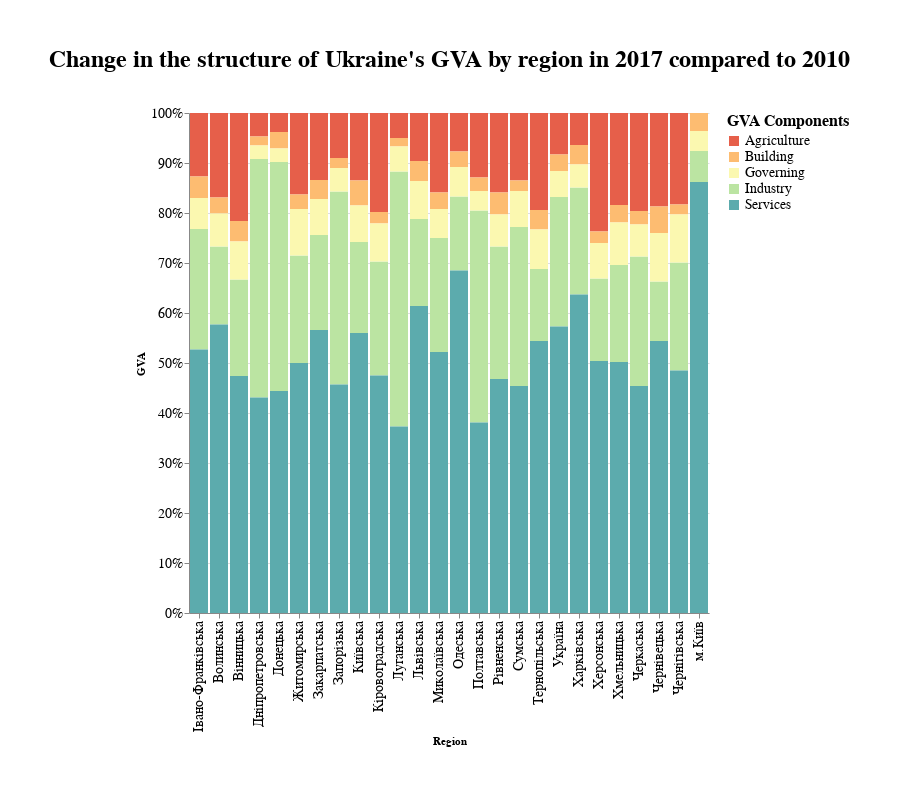

Notebook cell for this chart:
### Code cell
chart = alt.Chart(
    df,
).transform_fold(
    ['Agriculture', 'Industry', 'Building', 'Services', 'Governing'],
).mark_bar().encode(
    x = alt.X(
        field = 'Region',
        type = 'nominal',
        axis=alt.Axis(
            labelFontSize=14,
        )
    ),
    y = alt.Y(
        field='value',
        type='quantitative',
        stack = 'normalize',
        title='GVA',
        axis=alt.Axis(
            labelExpr="datum.value * 100 + '%'",
            labelFontSize=14,
        )
    ),
    color = alt.Color(
        field = 'key',
        type = 'nominal',
        title='GVA Components',
        scale=alt.Scale(
            scheme='spectral'
        )
    ),
    tooltip = alt.Tooltip(
        field = 'value', 
        type = 'quantitative',
    ),
).add_selection(
    select_year,
).transform_filter(
    select_year,
).properties(
    height=500,
    padding=48,
    title='Change in the structure of Ukraine\'s GVA by region in 2017 compared to 2010'
).configure_title(
    fontSize=24,
    dy=-30,
).configure_legend(
    labelFontSize=14,
    titleFontSize=16,
)

chart.configure_view(
    strokeWidth=0
)

### Figure 1 — Vega-Lite specification as saved in the notebook (floating-point values rounded to 4 significant figures)
{"config": {"view": {"continuousWidth": 400, "continuousHeight": 300, "strokeWidth": 0}, "legend": {"labelFontSize": 14, "titleFontSize": 16}, "title": {"dy": -30, "fontSize": 24}}, "data": {"name": "data-32198d414eef762ffd07df844afaf5b9"}, "mark": "bar", "encoding": {"color": {"type": "nominal", "field": "key", "scale": {"scheme": "spectral"}, "title": "GVA Components"}, "tooltip": {"type": "quantitative", "field": "value"}, "x": {"type": "nominal", "axis": {"labelFontSize": 14}, "field": "Region"}, "y": {"type": "quantitative", "axis": {"labelExpr": "datum.value * 100 + '%'", "labelFontSize": 14}, "field": "value", "stack": "normalize", "title": "GVA"}}, "height": 500, "padding": 48, "selection": {"Year": {"type": "single", "fields": ["Year"], "bind": {"input": "radio", "options": [2010.0, 2017.0], "name": "Select year:"}, "init": {"Year": 2010.0}}}, "title": "Change in the structure of Ukraine's GVA by region in 2017 compared to 2010", "transform": [{"fold": ["Agriculture", "Industry", "Building", "Services", "Governing"]}, {"filter": {"selection": "Year"}}], "$schema": "https://vega.github.io/schema/vega-lite/v4.8.1.json", "datasets": {"data-32198d414eef762ffd07df844afaf5b9": [{"Region": "Україна", "Year": 2010, "Agriculture": 8.3, "Industry": 25.9, "Building": 3.3, "Services": 57.3, "Governing": 5.2}, {"Region": "Україна", "Year": 2017, "Agriculture": 12.1, "Industry": 25.2, "Building": 2.5, "Services": 53.7, "Governing": 6.5}, {"Region": "Вінницька", "Year": 2010, "Agriculture": 21.6, "Industry": 19.3, "Building": 4.1, "Services": 47.4, "Governing": 7.6}, {"Region": "Вінницька", "Year": 2017, "Agriculture": 28.1, "Industry": 21.4, "Building": 2.0, "Services": 39.8, "Governing": 8.7}, {"Region": "Волинська", "Year": 2010, "Agriculture": 16.9, "Industry": 15.6, "Building": 3.2, "Services": 57.7, "Governing": 6.6}, {"Region": "Волинська", "Year": 2017, "Agriculture": 17.2, "Industry": 15.4, "Building": 2.1, "Services": 57.7, "Governing": 7.6}, {"Region": "Дніпропетровська", "Year": 2010, "Agriculture": 4.7, "Industry": 47.7, "Building": 1.8, "Services": 43.1, "Governing": 2.7}, {"Region": "Дніпропетровська", "Year": 2017, "Agriculture": 7.3, "Industry": 48.2, "Building": 1.8, "Services": 38.4, "Governing": 4.3}, {"Region": "Донецька", "Year": 2010, "Agriculture": 3.8, "Industry": 45.8, "Building": 3.3, "Services": 44.4, "Governing": 2.7}, {"Region": "Донецька", "Year": 2017, "Agriculture": 7.2, "Industry": 49.9, "Building": 1.7, "Services": 35.0, "Governing": 6.2}, {"Region": "Житомирська", "Year": 2010, "Agriculture": 16.3, "Industry": 21.5, "Building": 2.9, "Services": 50.0, "Governing": 9.3}, {"Region": "Житомирська", "Year": 2017, "Agriculture": 23.5, "Industry": 19.0, "Building": 1.5, "Services": 43.8, "Governing": 12.2}, {"Region": "Закарпатська", "Year": 2010, "Agriculture": 13.4, "Industry": 19.0, "Building": 3.8, "Services": 56.6, "Governing": 7.2}, {"Region": "Закарпатська", "Year": 2017, "Agriculture": 15.2, "Industry": 15.1, "Building": 3.1, "Services": 57.4, "Governing": 9.2}, {"Region": "Запорізька", "Year": 2010, "Agriculture": 9.0, "Industry": 38.6, "Building": 2.0, "Services": 45.7, "Governing": 4.7}, {"Region": "Запорізька", "Year": 2017, "Agriculture": 12.0, "Industry": 42.4, "Building": 1.2, "Services": 38.7, "Governing": 5.7}, {"Region": "Івано-Франківська", "Year": 2010, "Agriculture": 12.7, "Industry": 24.1, "Building": 4.3, "Services": 52.7, "Governing": 6.2}, {"Region": "Івано-Франківська", "Year": 2017, "Agriculture": 14.4, "Industry": 28.0, "Building": 4.5, "Services": 46.7, "Governing": 6.4}, {"Region": "Київська", "Year": 2010, "Agriculture": 13.5, "Industry": 18.2, "Building": 5.0, "Services": 56.0, "Governing": 7.3}, {"Region": "Київська", "Year": 2017, "Agriculture": 14.3, "Industry": 21.5, "Building": 4.2, "Services": 48.7, "Governing": 11.3}, {"Region": "Кіровоградська", "Year": 2010, "Agriculture": 19.8, "Industry": 22.8, "Building": 2.3, "Services": 47.5, "Governing": 7.6}, {"Region": "Кіровоградська", "Year": 2017, "Agriculture": 31.3, "Industry": 19.1, "Building": 1.2, "Services": 39.5, "Governing": 8.9}, {"Region": "Луганська", "Year": 2010, "Agriculture": 5.0, "Industry": 51.0, "Building": 1.7, "Services": 37.3, "Governing": 5.0}, {"Region": "Луганська", "Year": 2017, "Agriculture": 21.3, "Industry": 23.1, "Building": 1.0, "Services": 39.1, "Governing": 15.5}, {"Region": "Львівська", "Year": 2010, "Agriculture": 9.6, "Industry": 17.4, "Building": 4.0, "Services": 61.4, "Governing": 7.6}, {"Region": "Львівська", "Year": 2017, "Agriculture": 9.6, "Industry": 22.9, "Building": 2.7, "Services": 57.1, "Governing": 7.7}, {"Region": "Миколаївська", "Year": 2010, "Agriculture": 15.9, "Industry": 22.8, "Building": 3.3, "Services": 52.2, "Governing": 5.8}, {"Region": "Миколаївська", "Year": 2017, "Agriculture": 21.9, "Industry": 21.1, "Building": 1.6, "Services": 45.4, "Governing": 10.0}, {"Region": "Одеська", "Year": 2010, "Agriculture": 7.7, "Industry": 14.8, "Building": 3.1, "Services": 68.5, "Governing": 5.9}, {"Region": "Одеська", "Year": 2017, "Agriculture": 11.5, "Industry": 12.5, "Building": 4.6, "Services": 63.8, "Governing": 7.6}, {"Region": "Полтавська", "Year": 2010, "Agriculture": 12.9, "Industry": 42.4, "Building": 2.7, "Services": 38.1, "Governing": 3.9}, {"Region": "Полтавська", "Year": 2017, "Agriculture": 14.3, "Industry": 54.1, "Building": 1.4, "Services": 26.1, "Governing": 4.1}, {"Region": "Рівненська", "Year": 2010, "Agriculture": 15.9, "Industry": 26.5, "Building": 4.4, "Services": 46.8, "Governing": 6.4}, {"Region": "Рівненська", "Year": 2017, "Agriculture": 19.9, "Industry": 24.5, "Building": 2.4, "Services": 44.8, "Governing": 8.4}, {"Region": "Сумська", "Year": 2010, "Agriculture": 13.5, "Industry": 31.8, "Building": 2.1, "Services": 45.4, "Governing": 7.2}, {"Region": "Сумська", "Year": 2017, "Agriculture": 26.1, "Industry": 22.5, "Building": 1.1, "Services": 39.9, "Governing": 10.4}, {"Region": "Тернопільська", "Year": 2010, "Agriculture": 19.4, "Industry": 14.4, "Building": 3.9, "Services": 54.4, "Governing": 7.9}, {"Region": "Тернопільська", "Year": 2017, "Agriculture": 28.1, "Industry": 14.2, "Building": 1.7, "Services": 48.6, "Governing": 7.4}, {"Region": "Харківська", "Year": 2010, "Agriculture": 6.4, "Industry": 21.4, "Building": 3.9, "Services": 63.7, "Governing": 4.6}, {"Region": "Харківська", "Year": 2017, "Agriculture": 11.1, "Industry": 31.0, "Building": 2.6, "Services": 49.3, "Governing": 6.0}, {"Region": "Херсонська", "Year": 2010, "Agriculture": 23.7, "Industry": 16.5, "Building": 2.3, "Services": 50.4, "Governing": 7.1}, {"Region": "Херсонська", "Year": 2017, "Agriculture": 33.0, "Industry": 15.1, "Building": 1.2, "Services": 42.3, "Governing": 8.4}, {"Region": "Хмельницька", "Year": 2010, "Agriculture": 18.4, "Industry": 19.4, "Building": 3.5, "Services": 50.2, "Governing": 8.5}, {"Region": "Хмельницька", "Year": 2017, "Agriculture": 31.1, "Industry": 17.5, "Building": 1.9, "Services": 40.6, "Governing": 8.9}, {"Region": "Черкаська", "Year": 2010, "Agriculture": 19.6, "Industry": 25.9, "Building": 2.7, "Services": 45.4, "Governing": 6.4}, {"Region": "Черкаська", "Year": 2017, "Agriculture": 21.8, "Industry": 25.2, "Building": 1.3, "Services": 45.6, "Governing": 6.1}, {"Region": "Чернівецька", "Year": 2010, "Agriculture": 18.7, "Industry": 11.9, "Building": 5.3, "Services": 54.4, "Governing": 9.7}, {"Region": "Чернівецька", "Year": 2017, "Agriculture": 22.3, "Industry": 10.7, "Building": 3.1, "Services": 54.8, "Governing": 9.1}, {"Region": "Чернігівська", "Year": 2010, "Agriculture": 18.3, "Industry": 21.6, "Building": 2.0, "Services": 48.5, "Governing": 9.6}, {"Region": "Чернігівська", "Year": 2017, "Agriculture": 28.2, "Industry": 20.5, "Building": 1.1, "Services": 39.6, "Governing": 10.6}, {"Region": "м.Київ", "Year": 2010, "Agriculture": 0.0, "Industry": 6.2, "Building": 3.6, "Services": 86.2, "Governing": 4.0}, {"Region": "м.Київ", "Year": 2017, "Agriculture": 0.0, "Industry": 10.1, "Building": 3.5, "Services": 82.8, "Governing": 3.6}]}}
